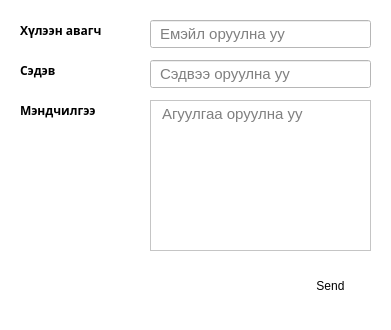
<?xml version="1.0" encoding="UTF-8"?>
<ui version="4.0">
 <class>ComposeWindow</class>
 <widget class="QMainWindow" name="ComposeWindow">
  <property name="geometry">
   <rect>
    <x>0</x>
    <y>0</y>
    <width>391</width>
    <height>330</height>
   </rect>
  </property>
  <property name="minimumSize">
   <size>
    <width>391</width>
    <height>330</height>
   </size>
  </property>
  <property name="maximumSize">
   <size>
    <width>391</width>
    <height>330</height>
   </size>
  </property>
  <property name="windowTitle">
   <string>Мэйл илгээх</string>
  </property>
  <property name="windowIcon">
   <iconset>
    <normaloff>img/icon.png</normaloff>img/icon.png</iconset>
  </property>
  <property name="styleSheet">
   <string notr="true">* {
	background-color: white;
}</string>
  </property>
  <widget class="QWidget" name="centralwidget">
   <widget class="QLabel" name="lbl1Receiver">
    <property name="geometry">
     <rect>
      <x>20</x>
      <y>20</y>
      <width>111</width>
      <height>21</height>
     </rect>
    </property>
    <property name="font">
     <font>
      <family>Sans Serif</family>
      <weight>75</weight>
      <bold>true</bold>
     </font>
    </property>
    <property name="text">
     <string>Хүлээн авагч</string>
    </property>
   </widget>
   <widget class="QLabel" name="lbl2Subject">
    <property name="geometry">
     <rect>
      <x>20</x>
      <y>60</y>
      <width>111</width>
      <height>21</height>
     </rect>
    </property>
    <property name="font">
     <font>
      <family>Sans Serif</family>
      <weight>75</weight>
      <bold>true</bold>
     </font>
    </property>
    <property name="text">
     <string>Сэдэв</string>
    </property>
   </widget>
   <widget class="QLabel" name="lbl3Body">
    <property name="geometry">
     <rect>
      <x>20</x>
      <y>100</y>
      <width>111</width>
      <height>21</height>
     </rect>
    </property>
    <property name="font">
     <font>
      <family>Sans Serif</family>
      <weight>75</weight>
      <bold>true</bold>
     </font>
    </property>
    <property name="text">
     <string>Мэндчилгээ</string>
    </property>
   </widget>
   <widget class="QLineEdit" name="inp1Receiver">
    <property name="geometry">
     <rect>
      <x>150</x>
      <y>20</y>
      <width>221</width>
      <height>28</height>
     </rect>
    </property>
    <property name="font">
     <font>
      <pointsize>11</pointsize>
     </font>
    </property>
    <property name="styleSheet">
     <string notr="true">padding-left:7px;</string>
    </property>
    <property name="placeholderText">
     <string>Емэйл оруулна уу</string>
    </property>
   </widget>
   <widget class="QLineEdit" name="inp2Subject">
    <property name="geometry">
     <rect>
      <x>150</x>
      <y>60</y>
      <width>221</width>
      <height>28</height>
     </rect>
    </property>
    <property name="font">
     <font>
      <pointsize>11</pointsize>
     </font>
    </property>
    <property name="styleSheet">
     <string notr="true">padding-left:7px;</string>
    </property>
    <property name="placeholderText">
     <string>Сэдвээ оруулна уу</string>
    </property>
   </widget>
   <widget class="QPlainTextEdit" name="inp3Body">
    <property name="geometry">
     <rect>
      <x>150</x>
      <y>100</y>
      <width>221</width>
      <height>151</height>
     </rect>
    </property>
    <property name="font">
     <font>
      <pointsize>11</pointsize>
     </font>
    </property>
    <property name="styleSheet">
     <string notr="true">padding-left:7px;</string>
    </property>
    <property name="placeholderText">
     <string>Агуулгаа оруулна уу</string>
    </property>
   </widget>
   <widget class="QPushButton" name="btn1File">
    <property name="geometry">
     <rect>
      <x>270</x>
      <y>270</y>
      <width>21</width>
      <height>28</height>
     </rect>
    </property>
    <property name="cursor">
     <cursorShape>PointingHandCursor</cursorShape>
    </property>
    <property name="toolTip">
     <string>Файл сонгох</string>
    </property>
    <property name="text">
     <string/>
    </property>
    <property name="icon">
     <iconset>
      <normaloff>img/attach_file.png</normaloff>img/attach_file.png</iconset>
    </property>
    <property name="iconSize">
     <size>
      <width>32</width>
      <height>32</height>
     </size>
    </property>
    <property name="flat">
     <bool>true</bool>
    </property>
   </widget>
   <widget class="QPushButton" name="btn2Sent">
    <property name="geometry">
     <rect>
      <x>300</x>
      <y>270</y>
      <width>61</width>
      <height>31</height>
     </rect>
    </property>
    <property name="cursor">
     <cursorShape>PointingHandCursor</cursorShape>
    </property>
    <property name="toolTip">
     <string>Илгээх</string>
    </property>
    <property name="text">
     <string>Send</string>
    </property>
    <property name="icon">
     <iconset>
      <normaloff>img/sent.png</normaloff>img/sent.png</iconset>
    </property>
    <property name="iconSize">
     <size>
      <width>20</width>
      <height>20</height>
     </size>
    </property>
    <property name="flat">
     <bool>true</bool>
    </property>
   </widget>
  </widget>
  <widget class="QStatusBar" name="statusbar"/>
 </widget>
 <resources/>
 <connections/>
</ui>
